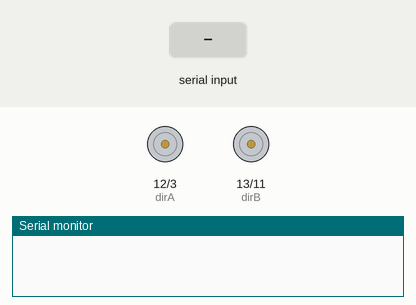
This sketch was run on a simulated Arduino Uno, built with avr-gcc and run on an emulated ATmega328P. Parts: direction and speed pins drawn as motors (green arrow = direction pin HIGH = forward, orange = LOW = backward, longer = more drive), the last lines printed to the serial monitor. The test bench sets the inputs (shaded band).

Above: at 1.2 s.
1.3 s: "F" received over Serial
At 2.5 s:
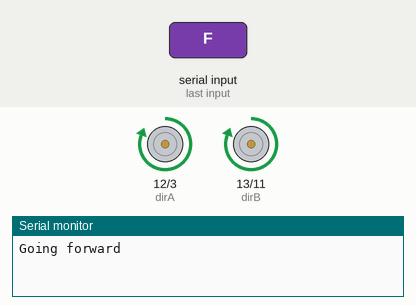
2.8 s: "R" received over Serial
At 3.7 s:
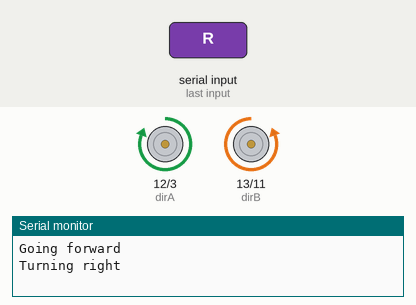
4.3 s: "L" received over Serial
At 4.9 s:
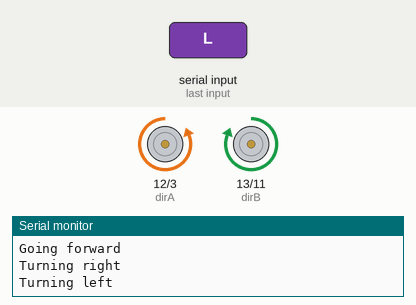
5.8 s: "B" received over Serial
At 7.2 s:
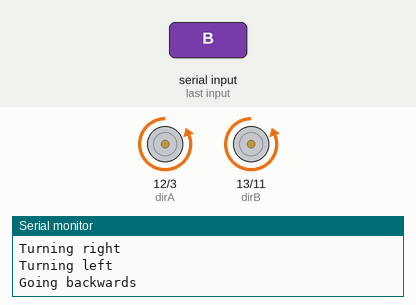
Timing chart, 0 to 8.3 s (numbered marks = the images above; inputs shaded):
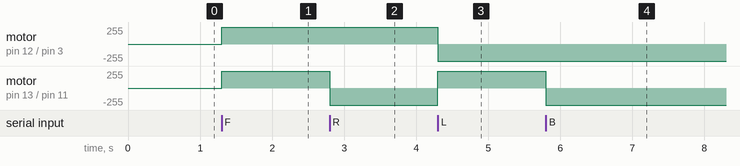

Measured:
- after the input at 1.3 s, motor on pin 12 (dirA) / pin 3 (PWMA), motor on pin 13 (dirB) / pin 11 (PWMB): stopped → forward 255/255 at once
- after the input at 2.8 s, motor on pin 13 (dirB) / pin 11 (PWMB): forward 255/255 → backward 255/255 at once
- after the input at 4.3 s, motor on pin 12 (dirA) / pin 3 (PWMA): forward 255/255 → backward 255/255 at once; motor on pin 13 (dirB) / pin 11 (PWMB): backward 255/255 → forward 255/255 at once
- after the input at 5.8 s, motor on pin 13 (dirB) / pin 11 (PWMB): forward 255/255 → backward 255/255 at once

The sketch:

arduino_for_android_remote.ino
```cpp
/*
Arduino driver for Android app remote control.
This sketch listens to instructions on the Serial port
then activates motors as required
Then sends back confirmation to the app

Motor shield DFRduino 1A based on L239B
Pin 	        Function
Digital 3 	Motor 1 PWM control
Digital 12 	Motor 1 Direction control
Digital 11 	Motor 2 PWM control
Digital 13 	Motor 2 Direction control
 */

int const PWMA = 3;
int const PWMB = 11;
int const dirA = 12;
int const dirB = 13;


void setup() {
  pinMode(PWMA, OUTPUT);
  pinMode(PWMB, OUTPUT);
  pinMode(dirA, OUTPUT);
  pinMode(dirB, OUTPUT);

  //initial set up straight forward, no speed
  digitalWrite(dirA, HIGH);
  digitalWrite(dirB, HIGH);
  analogWrite(PWMA, 0);
  analogWrite(PWMB, 0);

  Serial.begin(9600);
}

void loop() {

  // see if there's incoming serial data:
  if (Serial.available() > 0) {
    // read the oldest byte in the serial buffer:
    int incomingByte = Serial.read();

    // action depending on the instruction
    // as well as sending a confirmation back to the app
    switch (incomingByte) {
      case 'F':
        moveForward(255, true);
        Serial.println("Going forward");
        break;
      case 'R':
        turn(255, true);
        Serial.println("Turning right");
        break;
      case 'L':
        turn(255, false);
        Serial.println("Turning left");
        break;
      case 'B':
        moveForward(255, false);
        Serial.println("Going backwards");
        break;
      case 'S':
        moveForward(0, true);
        Serial.println("Stopping");
        break;
      default:
        // if nothing matches, do nothing
        break;
    }
  }
}

void moveForward(int speedBot, boolean forward){
//boolean forward controls motor direction
  if (forward){
      digitalWrite(dirA, HIGH);
      digitalWrite(dirB, HIGH);
    }
    else{
      digitalWrite(dirA, LOW);
      digitalWrite(dirB, LOW);
    }
    analogWrite(PWMA, speedBot);
    analogWrite(PWMB, speedBot);

}

void turn(int speedBot, boolean right){
  //boolean right controls motor direction
    if (right){
      digitalWrite(dirA, HIGH);
      digitalWrite(dirB, LOW);
    }
    else{
      digitalWrite(dirA, LOW);
      digitalWrite(dirB, HIGH);
    }
    analogWrite(PWMA, speedBot);
    analogWrite(PWMB, speedBot);
}
```
